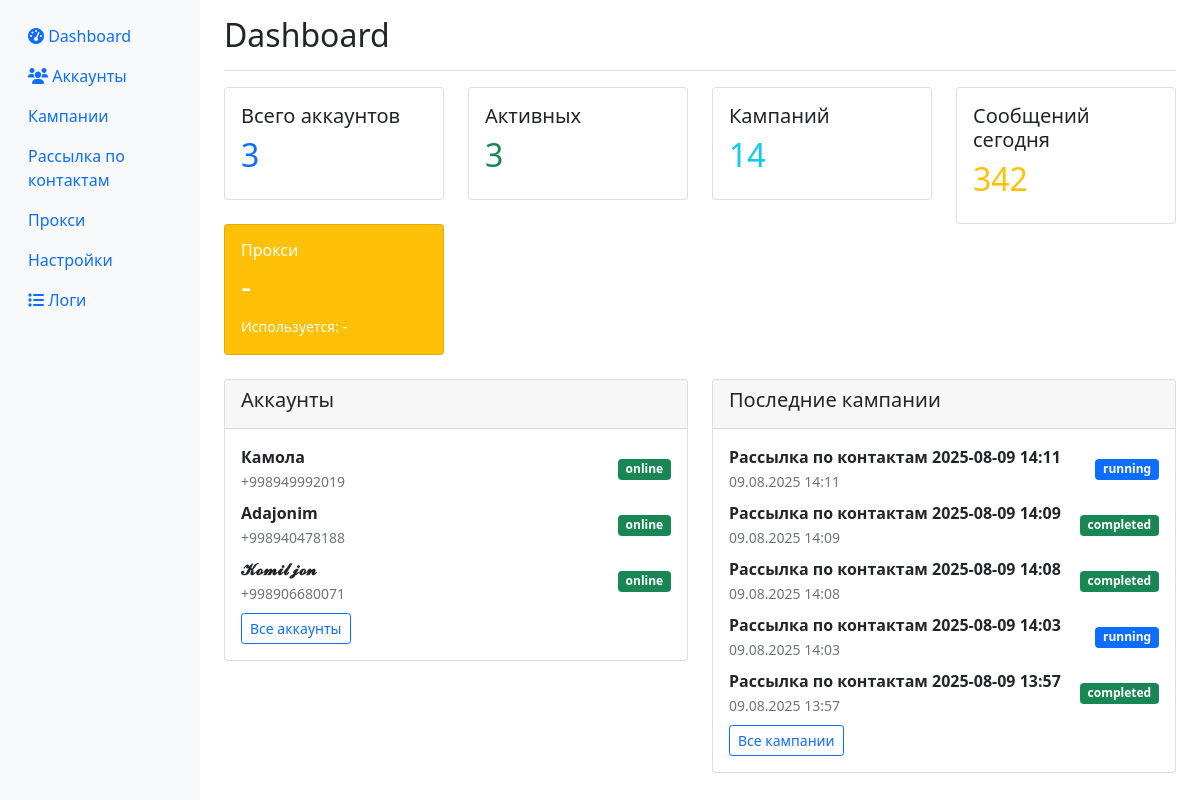
Before: / with the older database file.
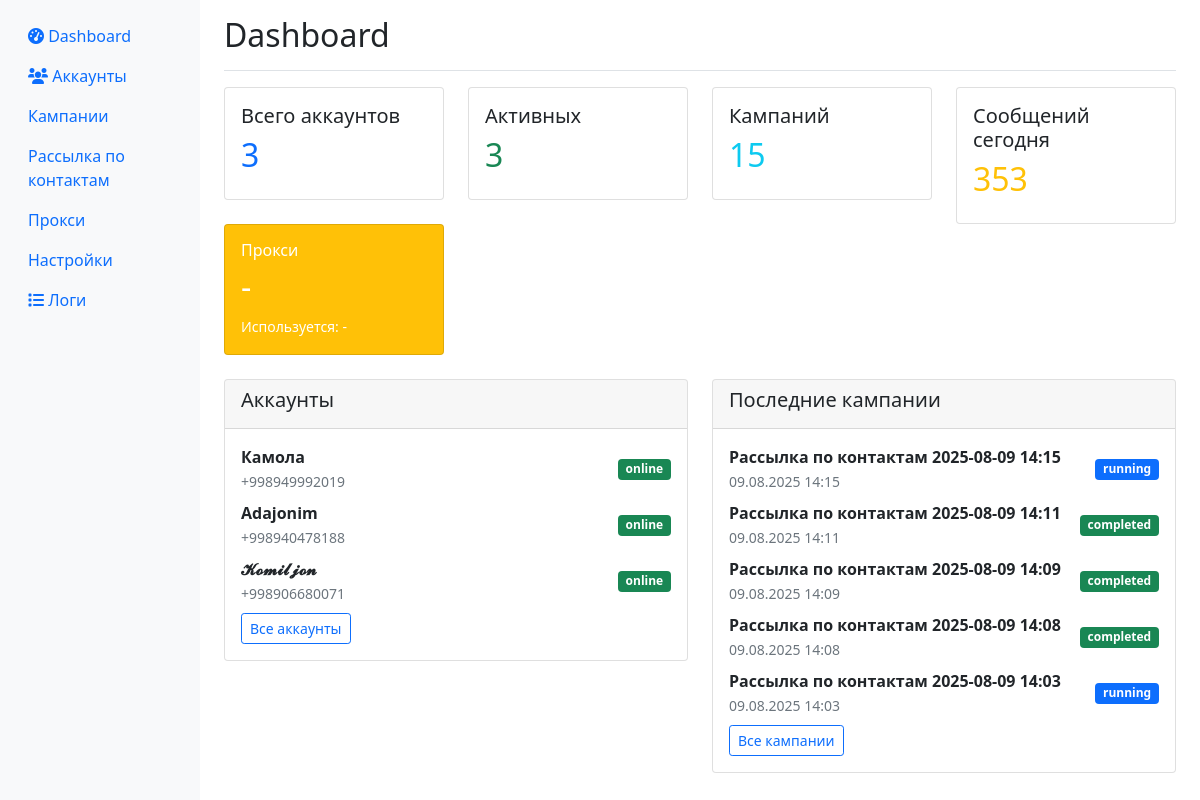
After: the same page with the newer database file.
### app/database.py (models this page shows)
class Account(Base):
    __tablename__ = "accounts"
    id = Column(Integer, primary_key=True, index=True)
    phone = Column(String, unique=True, index=True)
    name = Column(String)
    status = Column(String, default="offline")  # online, offline, blocked, error
    session_data = Column(Text)  # зашифрованная сессия
    proxy = Column(String, nullable=True)
    created_at = Column(DateTime, default=datetime.utcnow)
    last_activity = Column(DateTime, default=datetime.utcnow)
    messages_sent_today = Column(Integer, default=0)
    messages_sent_hour = Column(Integer, default=0)
    last_message_time = Column(DateTime, nullable=True)
    is_active = Column(Boolean, default=True)

class Campaign(Base):
    __tablename__ = "campaigns"
    id = Column(Integer, primary_key=True, index=True)
    name = Column(String)
    channel_message = Column(Text, nullable=True)
    group_message = Column(Text, nullable=True)
    private_message = Column(Text, nullable=True)
    channels_list = Column(Text, nullable=True)
    groups_list = Column(Text, nullable=True)
    private_list = Column(Text, nullable=True)
    delay_seconds = Column(Integer, default=3)
    attachment_path = Column(String, nullable=True)
    status = Column(String, default="created")  # created, running, paused, completed, scheduled, cancelled
    created_at = Column(DateTime, default=datetime.utcnow)
    scheduled_start = Column(DateTime, nullable=True)  # время запланированного старта
    account_id = Column(Integer, nullable=True)  # для привязки к конкретному аккаунту

### app/web.py (the view)
@app.get("/", response_class=HTMLResponse)
async def dashboard(request: Request, db: Session = Depends(get_db)):
    accounts = db.query(Account).all()
    campaigns = db.query(Campaign).order_by(Campaign.created_at.desc()).limit(10).all()
    total_accounts = len(accounts)
    active_accounts = len([a for a in accounts if a.is_active and a.status == "online"])
    total_campaigns = db.query(Campaign).count()
    messages_sent_today = db.query(SendLog).filter(
        SendLog.sent_at >= datetime.utcnow().date()
    ).count()
    return templates.TemplateResponse("dashboard.html", {
        "request": request,
        "accounts": accounts,
        "campaigns": campaigns,
        "stats": {
            "total_accounts": total_accounts,
            "active_accounts": active_accounts,
            "total_campaigns": total_campaigns,
            "messages_sent_today": messages_sent_today
        }
    })

### templates/dashboard.html (shortened to what this page needs)
{% extends "base.html" %}
{% block content %}
<div class="d-flex justify-content-between flex-wrap flex-md-nowrap align-items-center pt-3 pb-2 mb-3 border-bottom">
    <h1 class="h2">Dashboard</h1>
</div>
<div class="row mb-4">
    <div class="col-md-3">
        <div class="card">
            <div class="card-body">
                <h5 class="card-title">Всего аккаунтов</h5>
                <h2 class="text-primary">{{ stats.total_accounts }}</h2>
            </div>
        </div>
    </div>
    <div class="col-md-3">
        <div class="card">
            <div class="card-body">
                <h5 class="card-title">Активных</h5>
                <h2 class="text-success">{{ stats.active_accounts }}</h2>
            </div>
        </div>
    </div>
    <div class="col-md-3">
        <div class="card">
            <div class="card-body">
                <h5 class="card-title">Кампаний</h5>
                <h2 class="text-info">{{ stats.total_campaigns }}</h2>
            </div>
        </div>
    </div>
    <div class="col-md-3">
        <div class="card">
            <div class="card-body">
                <h5 class="card-title">Сообщений сегодня</h5>
                <h2 class="text-warning">{{ stats.messages_sent_today }}</h2>
            </div>
        </div>
    </div>
    <div class="col-md-3">
        <div class="card bg-warning text-white">
            <div class="card-body">
                <div class="d-flex justify-content-between">
                    <div>
                        <h6 class="card-title">Прокси</h6>
                        <h2 id="proxies-count">-</h2>
                        <small id="proxies-used">Используется: -</small>
                    </div>
                </div>
            </div>
        </div>
    </div>
</div>
<div class="row mb-4">
    <div class="col-md-6">
        <div class="card">
            <div class="card-header">
                <h5>Аккаунты</h5>
            </div>
            <div class="card-body">
                {% for account in accounts[:5] %}
                <div class="d-flex justify-content-between align-items-center mb-2">
                    <div>
                        <strong>{{ account.name or account.phone }}</strong><br>
                        <small class="text-muted">{{ account.phone }}</small>
                    </div>
                    <span class="badge bg-{% if account.status == 'online' %}success{% elif account.status == 'offline' %}secondary{% elif account.status == 'error' %}danger{% else %}warning{% endif %}">
                        {{ account.status }}
                    </span>
                </div>
                {% endfor %}
                <a href="/accounts" class="btn btn-sm btn-outline-primary">Все аккаунты</a>
            </div>
        </div>
    </div>
    <div class="col-md-6">
        <div class="card">
            <div class="card-header">
                <h5>Последние кампании</h5>
            </div>
            <div class="card-body">
                {% for campaign in campaigns[:5] %}
                <div class="d-flex justify-content-between align-items-center mb-2">
                    <div>
                        <strong>{{ campaign.name }}</strong><br>
                        <small class="text-muted">{{ campaign.created_at.strftime('%d.%m.%Y %H:%M') }}</small>
                    </div>
                    <span class="badge bg-{% if campaign.status == 'running' %}primary{% elif campaign.status == 'completed' %}success{% elif campaign.status == 'paused' %}warning{% else %}secondary{% endif %}">
                        {{ campaign.status }}
                    </span>
                </div>
                {% endfor %}
                <a href="/campaigns" class="btn btn-sm btn-outline-primary">Все кампании</a>
            </div>
        </div>
    </div>
</div>
{% endblock %}

Changed rows visible on the page:
no longer on this page (row unchanged): Campaign: name "Рассылка по контактам 2025-08-09 13:57", created_at "09.08.2025 13:57", status "completed"
added Campaign: name "Рассылка по контактам 2025-08-09 14:15", created_at "09.08.2025 14:15", status "running"
changed Campaign "Рассылка по контактам 2025-08-09 14:11": status "running" → "completed"
Other visible differences:
{{ stats.total_campaigns }}: "14" → "15"
{{ stats.messages_sent_today }}: "342" → "353"
